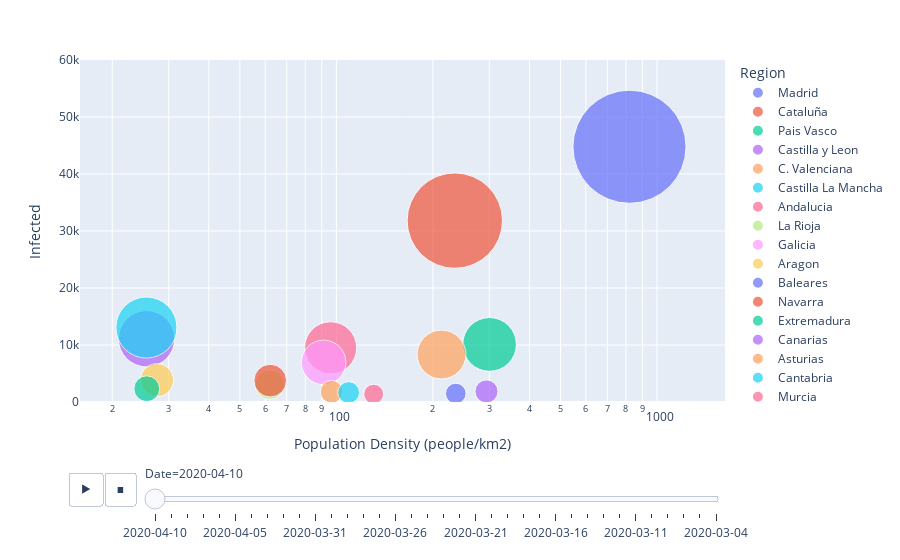

The notebook cell saved with this chart:
### Markdown cell above
### Relation between Population Density and number of Infected per Region
Story telling chart. Click on the play button to start the evolution of Infected citizens from the first reported day.

### Code cell
# plotly express: fig_pop_dens
# setting the selection from data
df_popdens_ccaa = df_ccaa.merge(df_pop_dens, left_on='Region', right_on='Region')
df_popdens_ccaa_cl = df_popdens_ccaa[(df_popdens_ccaa.Region!='Ceuta') & (df_popdens_ccaa.Region!='Melilla')]
# (df_popdens_ccaa.Report==max(df_popdens_ccaa.Report))

# Sort Regions by values:
# df_popdens_ccaa_cl = df_popdens_ccaa_cl.sort_values(by=['Date','Infected'], ascending=[True, False])

# defining the plot
fig_pop_dens = px.scatter(df_popdens_ccaa_cl, x="Population Density (people/km2)", y="Infected",
                          color="Region", log_x=True, size="Infected", size_max=80,
                          animation_frame='Date', animation_group='Region', range_y=[0, 60000]
                          )

#fig_pop_dens.update_layout(font_family="Rockwell")
fig_pop_dens.show()

### Figure 1 — Plotly figure (JSON) as saved in the notebook; plotly's stock layout.template omitted (floating-point values rounded to 4 significant figures)
{"data": [{"hoverlabel": {"namelength": 0}, "hovertemplate": "Region=Madrid<br>Date=2020-04-10<br>Population Density (people/km2)=%{x}<br>Infected=%{marker.size}", "ids": ["Madrid"], "legendgroup": "Madrid", "marker": {"color": "#636efa", "size": [44783], "sizemode": "area", "sizeref": 6.997, "symbol": "circle"}, "mode": "markers", "name": "Madrid", "showlegend": true, "type": "scatter", "x": [820.6], "xaxis": "x", "y": [44783], "yaxis": "y"}, {"hoverlabel": {"namelength": 0}, "hovertemplate": "Region=Cataluña<br>Date=2020-04-10<br>Population Density (people/km2)=%{x}<br>Infected=%{marker.size}", "ids": ["Cataluña"], "legendgroup": "Cataluña", "marker": {"color": "#EF553B", "size": [31824], "sizemode": "area", "sizeref": 6.997, "symbol": "circle"}, "mode": "markers", "name": "Cataluña", "showlegend": true, "type": "scatter", "x": [234.1], "xaxis": "x", "y": [31824], "yaxis": "y"}, {"hoverlabel": {"namelength": 0}, "hovertemplate": "Region=Pais Vasco<br>Date=2020-04-10<br>Population Density (people/km2)=%{x}<br>Infected=%{marker.size}", "ids": ["Pais Vasco"], "legendgroup": "Pais Vasco", "marker": {"color": "#00cc96", "size": [10103], "sizemode": "area", "sizeref": 6.997, "symbol": "circle"}, "mode": "markers", "name": "Pais Vasco", "showlegend": true, "type": "scatter", "x": [300.3], "xaxis": "x", "y": [10103], "yaxis": "y"}, {"hoverlabel": {"namelength": 0}, "hovertemplate": "Region=Castilla y Leon<br>Date=2020-04-10<br>Population Density (people/km2)=%{x}<br>Infected=%{marker.size}", "ids": ["Castilla y Leon"], "legendgroup": "Castilla y Leon", "marker": {"color": "#ab63fa", "size": [11102], "sizemode": "area", "sizeref": 6.997, "symbol": "circle"}, "mode": "markers", "name": "Castilla y Leon", "showlegend": true, "type": "scatter", "x": [25.59], "xaxis": "x", "y": [11102], "yaxis": "y"}, {"hoverlabel": {"namelength": 0}, "hovertemplate": "Region=C. Valenciana<br>Date=2020-04-10<br>Population Density (people/km2)=%{x}<br>Infected=%{marker.size}", "ids": ["C. Valenciana"], "legendgroup": "C. Valenciana", "marker": {"color": "#FFA15A", "size": [8331], "sizemode": "area", "sizeref": 6.997, "symbol": "circle"}, "mode": "markers", "name": "C. Valenciana", "showlegend": true, "type": "scatter", "x": [212.8], "xaxis": "x", "y": [8331], "yaxis": "y"}, {"hoverlabel": {"namelength": 0}, "hovertemplate": "Region=Castilla La Mancha<br>Date=2020-04-10<br>Population Density (people/km2)=%{x}<br>Infected=%{marker.size}", "ids": ["Castilla La Mancha"], "legendgroup": "Castilla La Mancha", "marker": {"color": "#19d3f3", "size": [13063], "sizemode": "area", "sizeref": 6.997, "symbol": "circle"}, "mode": "markers", "name": "Castilla La Mancha", "showlegend": true, "type": "scatter", "x": [25.56], "xaxis": "x", "y": [13063], "yaxis": "y"}, {"hoverlabel": {"namelength": 0}, "hovertemplate": "Region=Andalucia<br>Date=2020-04-10<br>Population Density (people/km2)=%{x}<br>Infected=%{marker.size}", "ids": ["Andalucia"], "legendgroup": "Andalucia", "marker": {"color": "#FF6692", "size": [9510], "sizemode": "area", "sizeref": 6.997, "symbol": "circle"}, "mode": "markers", "name": "Andalucia", "showlegend": true, "type": "scatter", "x": [95.95], "xaxis": "x", "y": [9510], "yaxis": "y"}, {"hoverlabel": {"namelength": 0}, "hovertemplate": "Region=La Rioja<br>Date=2020-04-10<br>Population Density (people/km2)=%{x}<br>Infected=%{marker.size}", "ids": ["La Rioja"], "legendgroup": "La Rioja", "marker": {"color": "#B6E880", "size": [3076], "sizemode": "area", "sizeref": 6.997, "symbol": "circle"}, "mode": "markers", "name": "La Rioja", "showlegend": true, "type": "scatter", "x": [61.99], "xaxis": "x", "y": [3076], "yaxis": "y"}, {"hoverlabel": {"namelength": 0}, "hovertemplate": "Region=Galicia<br>Date=2020-04-10<br>Population Density (people/km2)=%{x}<br>Infected=%{marker.size}", "ids": ["Galicia"], "legendgroup": "Galicia", "marker": {"color": "#FF97FF", "size": [6946], "sizemode": "area", "sizeref": 6.997, "symbol": "circle"}, "mode": "markers", "name": "Galicia", "showlegend": true, "type": "scatter", "x": [91.27], "xaxis": "x", "y": [6946], "yaxis": "y"}, {"hoverlabel": {"namelength": 0}, "hovertemplate": "Region=Aragon<br>Date=2020-04-10<br>Population Density (people/km2)=%{x}<br>Infected=%{marker.size}", "ids": ["Aragon"], "legendgroup": "Aragon", "marker": {"color": "#FECB52", "size": [3831], "sizemode": "area", "sizeref": 6.997, "symbol": "circle"}, "mode": "markers", "name": "Aragon", "showlegend": true, "type": "scatter", "x": [27.57], "xaxis": "x", "y": [3831], "yaxis": "y"}, {"hoverlabel": {"namelength": 0}, "hovertemplate": "Region=Baleares<br>Date=2020-04-10<br>Population Density (people/km2)=%{x}<br>Infected=%{marker.size}", "ids": ["Baleares"], "legendgroup": "Baleares", "marker": {"color": "#636efa", "size": [1488], "sizemode": "area", "sizeref": 6.997, "symbol": "circle"}, "mode": "markers", "name": "Baleares", "showlegend": true, "type": "scatter", "x": [235.7], "xaxis": "x", "y": [1488], "yaxis": "y"}, {"hoverlabel": {"namelength": 0}, "hovertemplate": "Region=Navarra<br>Date=2020-04-10<br>Population Density (people/km2)=%{x}<br>Infected=%{marker.size}", "ids": ["Navarra"], "legendgroup": "Navarra", "marker": {"color": "#EF553B", "size": [3748], "sizemode": "area", "sizeref": 6.997, "symbol": "circle"}, "mode": "markers", "name": "Navarra", "showlegend": true, "type": "scatter", "x": [62.19], "xaxis": "x", "y": [3748], "yaxis": "y"}, {"hoverlabel": {"namelength": 0}, "hovertemplate": "Region=Extremadura<br>Date=2020-04-10<br>Population Density (people/km2)=%{x}<br>Infected=%{marker.size}", "ids": ["Extremadura"], "legendgroup": "Extremadura", "marker": {"color": "#00cc96", "size": [2332], "sizemode": "area", "sizeref": 6.997, "symbol": "circle"}, "mode": "markers", "name": "Extremadura", "showlegend": true, "type": "scatter", "x": [25.63], "xaxis": "x", "y": [2332], "yaxis": "y"}, {"hoverlabel": {"namelength": 0}, "hovertemplate": "Region=Canarias<br>Date=2020-04-10<br>Population Density (people/km2)=%{x}<br>Infected=%{marker.size}", "ids": ["Canarias"], "legendgroup": "Canarias", "marker": {"color": "#ab63fa", "size": [1858], "sizemode": "area", "sizeref": 6.997, "symbol": "circle"}, "mode": "markers", "name": "Canarias", "showlegend": true, "type": "scatter", "x": [293.9], "xaxis": "x", "y": [1858], "yaxis": "y"}, {"hoverlabel": {"namelength": 0}, "hovertemplate": "Region=Asturias<br>Date=2020-04-10<br>Population Density (people/km2)=%{x}<br>Infected=%{marker.size}", "ids": ["Asturias"], "legendgroup": "Asturias", "marker": {"color": "#FFA15A", "size": [1799], "sizemode": "area", "sizeref": 6.997, "symbol": "circle"}, "mode": "markers", "name": "Asturias", "showlegend": true, "type": "scatter", "x": [96.6], "xaxis": "x", "y": [1799], "yaxis": "y"}, {"hoverlabel": {"namelength": 0}, "hovertemplate": "Region=Cantabria<br>Date=2020-04-10<br>Population Density (people/km2)=%{x}<br>Infected=%{marker.size}", "ids": ["Cantabria"], "legendgroup": "Cantabria", "marker": {"color": "#19d3f3", "size": [1659], "sizemode": "area", "sizeref": 6.997, "symbol": "circle"}, "mode": "markers", "name": "Cantabria", "showlegend": true, "type": "scatter", "x": [109.2], "xaxis": "x", "y": [1659], "yaxis": "y"}, {"hoverlabel": {"namelength": 0}, "hovertemplate": "Region=Murcia<br>Date=2020-04-10<br>Population Density (people/km2)=%{x}<br>Infected=%{marker.size}", "ids": ["Murcia"], "legendgroup": "Murcia", "marker": {"color": "#FF6692", "size": [1383], "sizemode": "area", "sizeref": 6.997, "symbol": "circle"}, "mode": "markers", "name": "Murcia", "showlegend": true, "type": "scatter", "x": [130.7], "xaxis": "x", "y": [1383], "yaxis": "y"}], "layout": {"legend": {"itemsizing": "constant", "title": {"text": "Region"}, "tracegroupgap": 0}, "margin": {"t": 60}, "sliders": [{"active": 0, "currentvalue": {"prefix": "Date="}, "len": 0.9, "pad": {"b": 10, "t": 60}, "steps": [{"args": [["2020-04-10"], {"frame": {"duration": 0, "redraw": false}, "fromcurrent": true, "mode": "immediate", "transition": {"duration": 0, "easing": "linear"}}], "label": "2020-04-10", "method": "animate"}, {"args": [["2020-04-09"], {"frame": {"duration": 0, "redraw": false}, "fromcurrent": true, "mode": "immediate", "transition": {"duration": 0, "easing": "linear"}}], "label": "2020-04-09", "method": "animate"}, {"args": [["2020-04-08"], {"frame": {"duration": 0, "redraw": false}, "fromcurrent": true, "mode": "immediate", "transition": {"duration": 0, "easing": "linear"}}], "label": "2020-04-08", "method": "animate"}, {"args": [["2020-04-07"], {"frame": {"duration": 0, "redraw": false}, "fromcurrent": true, "mode": "immediate", "transition": {"duration": 0, "easing": "linear"}}], "label": "2020-04-07", "method": "animate"}, {"args": [["2020-04-06"], {"frame": {"duration": 0, "redraw": false}, "fromcurrent": true, "mode": "immediate", "transition": {"duration": 0, "easing": "linear"}}], "label": "2020-04-06", "method": "animate"}, {"args": [["2020-04-05"], {"frame": {"duration": 0, "redraw": false}, "fromcurrent": true, "mode": "immediate", "transition": {"duration": 0, "easing": "linear"}}], "label": "2020-04-05", "method": "animate"}, {"args": [["2020-04-04"], {"frame": {"duration": 0, "redraw": false}, "fromcurrent": true, "mode": "immediate", "transition": {"duration": 0, "easing": "linear"}}], "label": "2020-04-04", "method": "animate"}, {"args": [["2020-04-03"], {"frame": {"duration": 0, "redraw": false}, "fromcurrent": true, "mode": "immediate", "transition": {"duration": 0, "easing": "linear"}}], "label": "2020-04-03", "method": "animate"}, {"args": [["2020-04-02"], {"frame": {"duration": 0, "redraw": false}, "fromcurrent": true, "mode": "immediate", "transition": {"duration": 0, "easing": "linear"}}], "label": "2020-04-02", "method": "animate"}, {"args": [["2020-04-01"], {"frame": {"duration": 0, "redraw": false}, "fromcurrent": true, "mode": "immediate", "transition": {"duration": 0, "easing": "linear"}}], "label": "2020-04-01", "method": "animate"}, {"args": [["2020-03-31"], {"frame": {"duration": 0, "redraw": false}, "fromcurrent": true, "mode": "immediate", "transition": {"duration": 0, "easing": "linear"}}], "label": "2020-03-31", "method": "animate"}, {"args": [["2020-03-30"], {"frame": {"duration": 0, "redraw": false}, "fromcurrent": true, "mode": "immediate", "transition": {"duration": 0, "easing": "linear"}}], "label": "2020-03-30", "method": "animate"}, {"args": [["2020-03-29"], {"frame": {"duration": 0, "redraw": false}, "fromcurrent": true, "mode": "immediate", "transition": {"duration": 0, "easing": "linear"}}], "label": "2020-03-29", "method": "animate"}, {"args": [["2020-03-28"], {"frame": {"duration": 0, "redraw": false}, "fromcurrent": true, "mode": "immediate", "transition": {"duration": 0, "easing": "linear"}}], "label": "2020-03-28", "method": "animate"}, {"args": [["2020-03-27"], {"frame": {"duration": 0, "redraw": false}, "fromcurrent": true, "mode": "immediate", "transition": {"duration": 0, "easing": "linear"}}], "label": "2020-03-27", "method": "animate"}, {"args": [["2020-03-26"], {"frame": {"duration": 0, "redraw": false}, "fromcurrent": true, "mode": "immediate", "transition": {"duration": 0, "easing": "linear"}}], "label": "2020-03-26", "method": "animate"}, {"args": [["2020-03-25"], {"frame": {"duration": 0, "redraw": false}, "fromcurrent": true, "mode": "immediate", "transition": {"duration": 0, "easing": "linear"}}], "label": "2020-03-25", "method": "animate"}, {"args": [["2020-03-24"], {"frame": {"duration": 0, "redraw": false}, "fromcurrent": true, "mode": "immediate", "transition": {"duration": 0, "easing": "linear"}}], "label": "2020-03-24", "method": "animate"}, {"args": [["2020-03-23"], {"frame": {"duration": 0, "redraw": false}, "fromcurrent": true, "mode": "immediate", "transition": {"duration": 0, "easing": "linear"}}], "label": "2020-03-23", "method": "animate"}, {"args": [["2020-03-22"], {"frame": {"duration": 0, "redraw": false}, "fromcurrent": true, "mode": "immediate", "transition": {"duration": 0, "easing": "linear"}}], "label": "2020-03-22", "method": "animate"}, {"args": [["2020-03-21"], {"frame": {"duration": 0, "redraw": false}, "fromcurrent": true, "mode": "immediate", "transition": {"duration": 0, "easing": "linear"}}], "label": "2020-03-21", "method": "animate"}, {"args": [["2020-03-20"], {"frame": {"duration": 0, "redraw": false}, "fromcurrent": true, "mode": "immediate", "transition": {"duration": 0, "easing": "linear"}}], "label": "2020-03-20", "method": "animate"}, {"args": [["2020-03-19"], {"frame": {"duration": 0, "redraw": false}, "fromcurrent": true, "mode": "immediate", "transition": {"duration": 0, "easing": "linear"}}], "label": "2020-03-19", "method": "animate"}, {"args": [["2020-03-18"], {"frame": {"duration": 0, "redraw": false}, "fromcurrent": true, "mode": "immediate", "transition": {"duration": 0, "easing": "linear"}}], "label": "2020-03-18", "method": "animate"}, {"args": [["2020-03-17"], {"frame": {"duration": 0, "redraw": false}, "fromcurrent": true, "mode": "immediate", "transition": {"duration": 0, "easing": "linear"}}], "label": "2020-03-17", "method": "animate"}, {"args": [["2020-03-16"], {"frame": {"duration": 0, "redraw": false}, "fromcurrent": true, "mode": "immediate", "transition": {"duration": 0, "easing": "linear"}}], "label": "2020-03-16", "method": "animate"}, {"args": [["2020-03-15"], {"frame": {"duration": 0, "redraw": false}, "fromcurrent": true, "mode": "immediate", "transition": {"duration": 0, "easing": "linear"}}], "label": "2020-03-15", "method": "animate"}, {"args": [["2020-03-14"], {"frame": {"duration": 0, "redraw": false}, "fromcurrent": true, "mode": "immediate", "transition": {"duration": 0, "easing": "linear"}}], "label": "2020-03-14", "method": "animate"}, {"args": [["2020-03-13"], {"frame": {"duration": 0, "redraw": false}, "fromcurrent": true, "mode": "immediate", "transition": {"duration": 0, "easing": "linear"}}], "label": "2020-03-13", "method": "animate"}, {"args": [["2020-03-12"], {"frame": {"duration": 0, "redraw": false}, "fromcurrent": true, "mode": "immediate", "transition": {"duration": 0, "easing": "linear"}}], "label": "2020-03-12", "method": "animate"}, {"args": [["2020-03-11"], {"frame": {"duration": 0, "redraw": false}, "fromcurrent": true, "mode": "immediate", "transition": {"duration": 0, "easing": "linear"}}], "label": "2020-03-11", "method": "animate"}, {"args": [["2020-03-10"], {"frame": {"duration": 0, "redraw": false}, "fromcurrent": true, "mode": "immediate", "transition": {"duration": 0, "easing": "linear"}}], "label": "2020-03-10", "method": "animate"}, {"args": [["2020-03-09"], {"frame": {"duration": 0, "redraw": false}, "fromcurrent": true, "mode": "immediate", "transition": {"duration": 0, "easing": "linear"}}], "label": "2020-03-09", "method": "animate"}, {"args": [["2020-03-06"], {"frame": {"duration": 0, "redraw": false}, "fromcurrent": true, "mode": "immediate", "transition": {"duration": 0, "easing": "linear"}}], "label": "2020-03-06", "method": "animate"}, {"args": [["2020-03-05"], {"frame": {"duration": 0, "redraw": false}, "fromcurrent": true, "mode": "immediate", "transition": {"duration": 0, "easing": "linear"}}], "label": "2020-03-05", "method": "animate"}, {"args": [["2020-03-04"], {"frame": {"duration": 0, "redraw": false}, "fromcurrent": true, "mode": "immediate", "transition": {"duration": 0, "easing": "linear"}}], "label": "2020-03-04", "method": "animate"}], "x": 0.1, "xanchor": "left", "y": 0, "yanchor": "top"}], "updatemenus": [{"buttons": [{"args": [null, {"frame": {"duration": 500, "redraw": false}, "fromcurrent": true, "mode": "immediate", "transition": {"duration": 500, "easing": "linear"}}], "label": "&#9654;", "method": "animate"}, {"args": [[null], {"frame": {"duration": 0, "redraw": false}, "fromcurrent": true, "mode": "immediate", "transition": {"duration": 0, "easing": "linear"}}], "label": "&#9724;", "method": "animate"}], "direction": "left", "pad": {"r": 10, "t": 70}, "showactive": false, "type": "buttons", "x": 0.1, "xanchor": "right", "y": 0, "yanchor": "top"}], "xaxis": {"anchor": "y", "domain": [0, 1], "title": {"text": "Population Density (people/km2)"}, "type": "log"}, "yaxis": {"anchor": "x", "domain": [0, 1], "range": [0, 60000], "title": {"text": "Infected"}}}}
